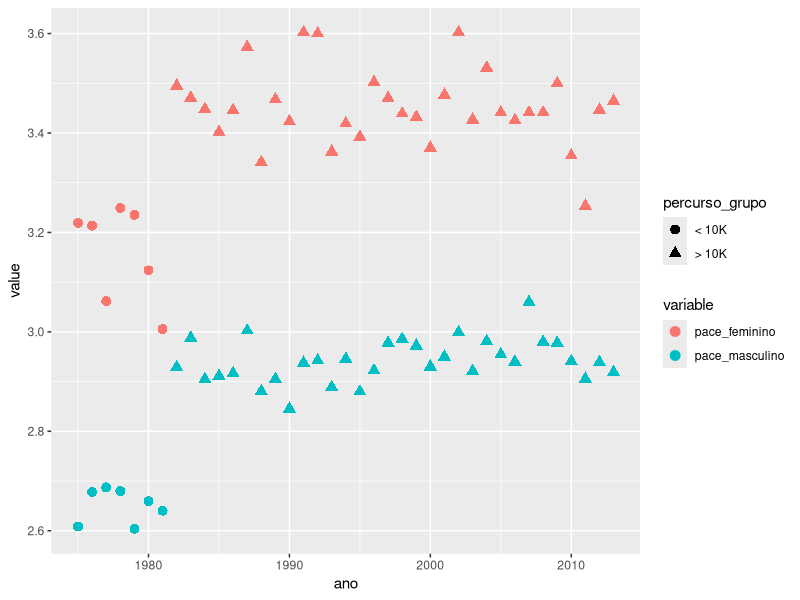
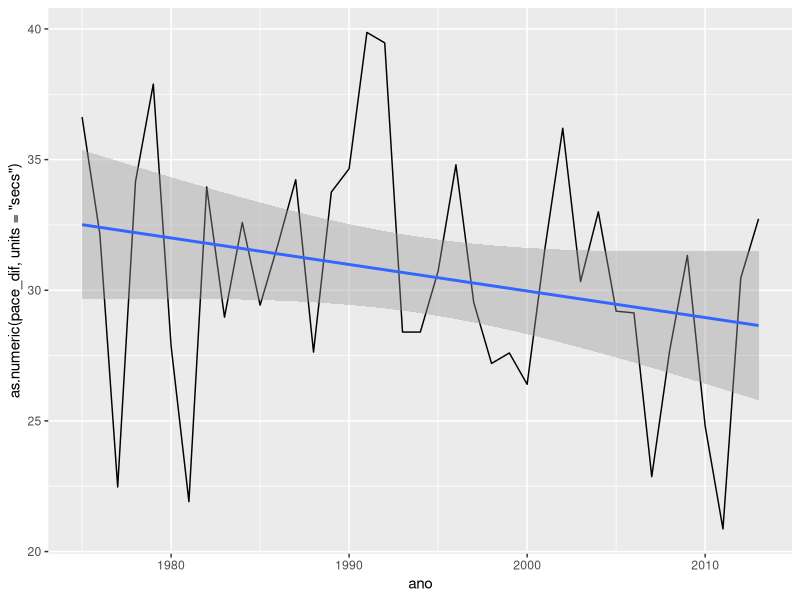
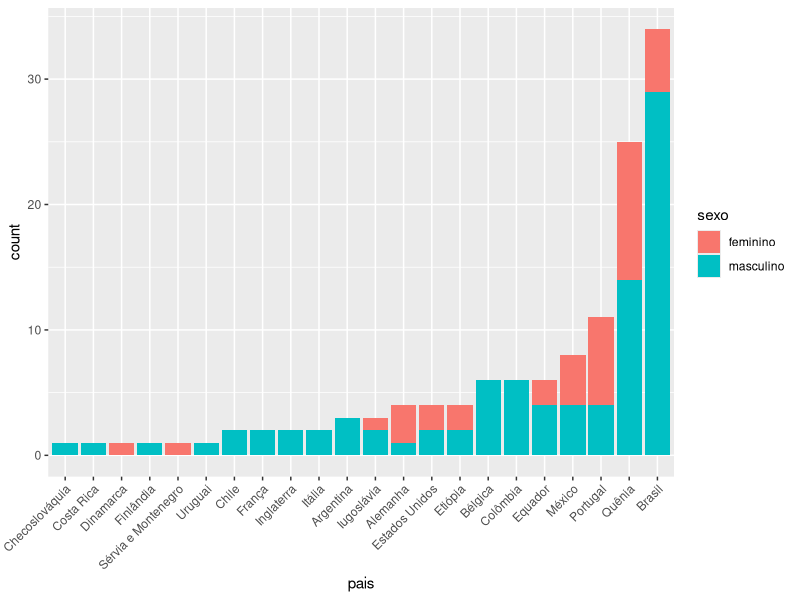
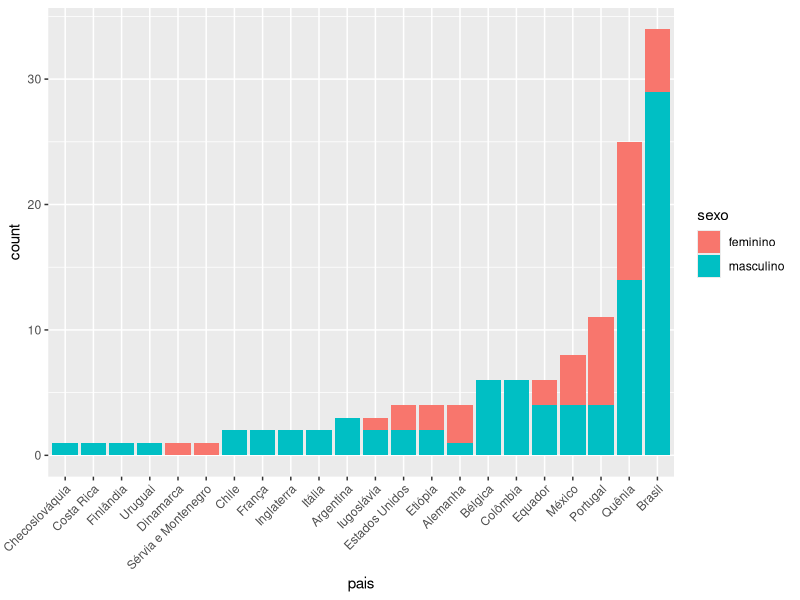
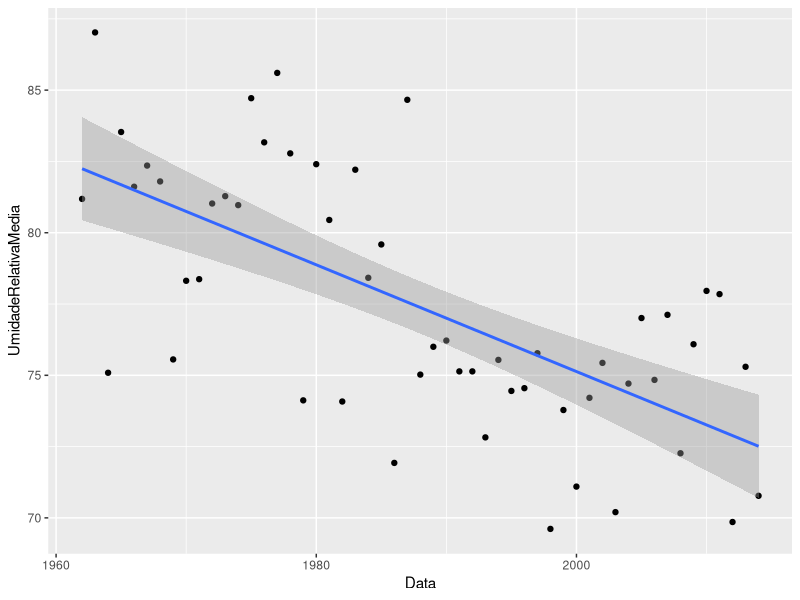
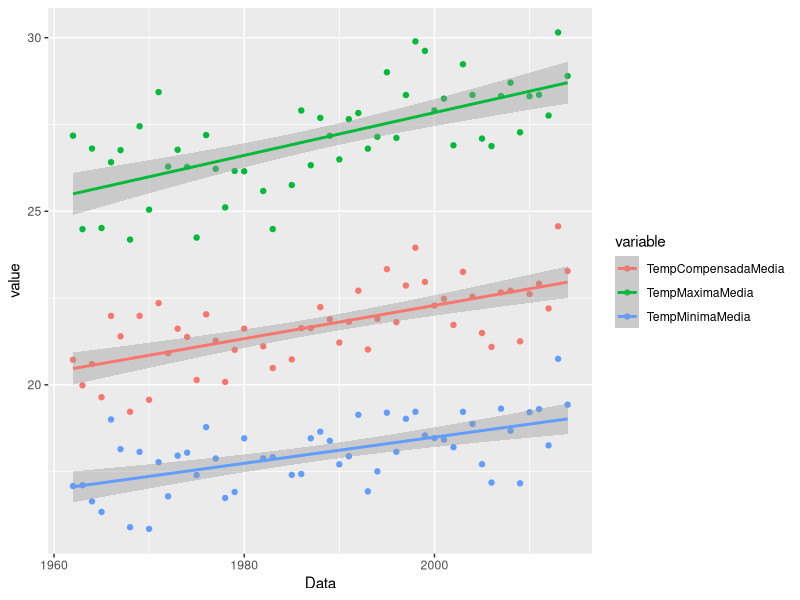
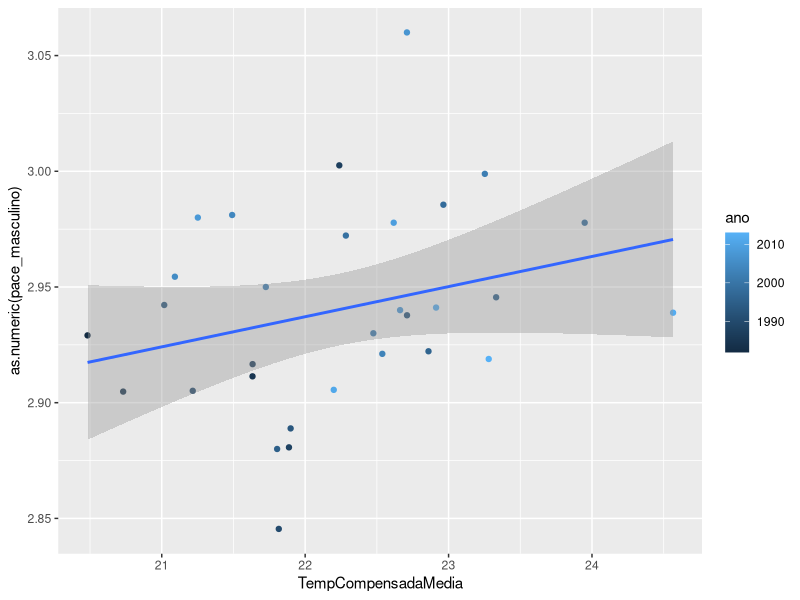
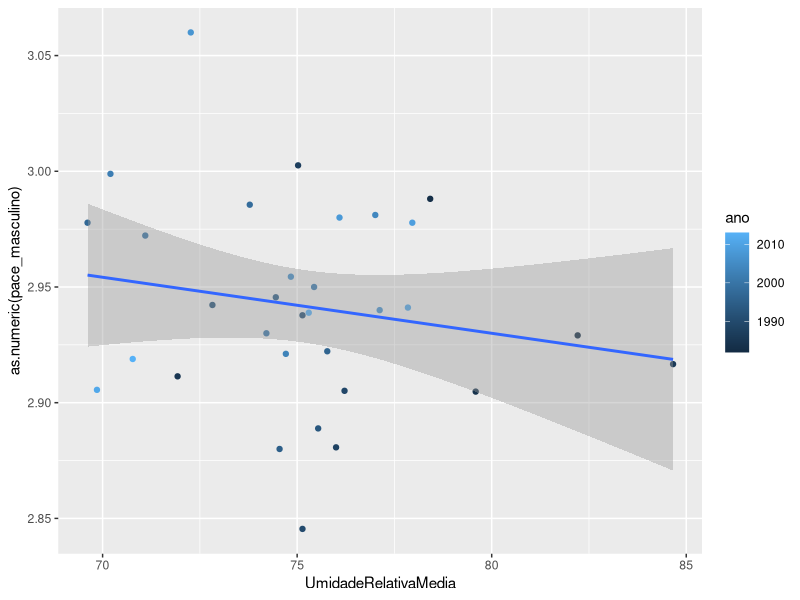

The R source for these figures, in order:

library(ggplot2)
library(dplyr)
library(tidyr)
library(lubridate)

ss <- read.csv('saosilvestre.csv', header=TRUE, stringsAsFactor=FALSE)

# limpeza de dados (1) ----
ss <- ss %>% mutate(ano=ifelse(corrida == 90, 2014, ano))

ss <- ss %>%
  mutate(data=ISOdate(ano, 12, 31), 
         horario=paste(format(data, '%Y-%m-%d'), horario),
         tempo=as.difftime(tempo),
         pace=1000*tempo/percurso) %>% # criar data e pace e formatar tempo e horario
  arrange(ano, tempo) %>%              # ordenar por tempo
  group_by(ano) %>%                    # agrupar por ano e marcar masculino e feminino
  mutate(sexo=if (n() == 1) 'masculino' else c('masculino', 'feminino')) %>%
  ungroup

# limpeza de dados (2) ----
# dados faltantes
idx <- grep('^-', ss$pais)
ss[idx[1], 'pais'] <- 'Brasil'
ss[idx[2], 'pais'] <- 'Quênia'

idx <- grep('^$', ss$pais)
ss[idx, 'pais'] <- 'Brasil'

# percurso errado - atualiza o percurso e recalcula o pace.
# o pace ajuda a identificar o percurso errado
ss[which(ss$pace > 4),]$percurso <- 15000
ss <- ss %>% mutate(pace=1000*tempo/percurso)

# agrupamento por ano para comparar masculino e feminino
ss_ano <- ss %>%
  group_by(ano) %>% 
  summarise(corrida=n(), masculino=min(tempo), feminino=max(tempo), percurso=max(percurso)) %>%
  mutate(pace_masculino=1000*masculino/percurso, pace_feminino=1000*feminino/percurso) %>%
  mutate(percurso_grupo=cut(percurso, breaks=c(0,10000, 15000), labels=c('< 10K', '> 10K'))) %>%
  mutate(pace_dif=pace_feminino-pace_masculino) %>%
  select(ano, corrida, percurso_grupo, pace_masculino, pace_feminino, pace_dif)

ss_ano_m <- gather(ss_ano, variable, value, -ano, -corrida, -percurso_grupo, -pace_dif)
ss_ano_m <- ss_ano_m %>% mutate(value=as.numeric(value))


# análise pace_dif ----
# 
ggplot(data=filter(ss_ano_m, corrida == 2), aes(x=ano, y=value, colour=variable, shape=percurso_grupo)) +
  geom_point(size=3)

ggplot(data=filter(ss_ano, corrida == 2), aes(x=ano, y=as.numeric(pace_dif, units='secs'))) +
  geom_line() + stat_smooth(method='lm')

# análise da regressão pace_dif ~ ano
fit <- lm(as.numeric(pace_dif) ~ ano, data=filter(ss_ano, corrida == 2))
summary(fit)

# análise de vitórias por pais ----
tb_pais <- table(ss$pais)
ss_pais <- ss %>% mutate(pais=factor(pais, levels=names(tb_pais)[order(tb_pais)]))

ggplot(data=ss_pais, aes(pais, fill=sexo)) +
  geom_bar() +
  theme(axis.text.x=element_text(angle=45, hjust=1))

tb_pais <- table(ss$pais)
tb_pais_s <- table(ss$pais, ss$sexo)
.levels <- names(tb_pais)[order(tb_pais, tb_pais_s[,1], tb_pais_s[,2])]
ss_pais <- ss %>% mutate(pais=factor(pais, levels=.levels))

ggplot(data=ss_pais, aes(pais, fill=sexo)) +
  geom_bar() +
  theme(axis.text.x=element_text(angle=45, hjust=1))

# análise de vitórias por pais acumuladas ----


# análise de umidade relativa ----
#
temp <- read.csv('temperatura.csv', header=TRUE, stringsAsFactor=FALSE)
temp <- temp %>%
  mutate(Data=dmy(Data))

ggplot(data=temp, aes(x=Data, y=UmidadeRelativaMedia)) + geom_point() + stat_smooth(method='lm')

fit <- lm(as.numeric(UmidadeRelativaMedia) ~ year(Data), data=temp)
summary(fit)

ggplot(data=gather(temp, variable, value, -Data, -UmidadeRelativaMedia), aes(x=Data, y=value, colour=variable)) +
  geom_point() + stat_smooth(method='lm')

fit <- lm(as.numeric(TempCompensadaMedia) ~ year(Data), data=temp)
summary(fit)

# relacionando pace masculino e UmidadeRelativaMedia e TempCompensadaMedia
temp <- temp %>% mutate(ano=year(Data))
ss_temp <- merge(ss_ano, temp, by='ano')

ggplot(data=filter(ss_temp, percurso_grupo == '> 10K'), aes(x=TempCompensadaMedia, y=as.numeric(pace_masculino), colour=ano)) +
  geom_point() + stat_smooth(method='lm')

ggplot(data=filter(ss_temp, percurso_grupo == '> 10K'), aes(x=UmidadeRelativaMedia, y=as.numeric(pace_masculino), colour=ano)) +
  geom_point() + stat_smooth(method='lm')

fit <- lm(as.numeric(pace_masculino) ~ as.numeric(TempCompensadaMedia), data=filter(ss_temp, percurso_grupo == '> 10K'))
summary(fit)

fit <- lm(as.numeric(pace_masculino) ~ as.numeric(UmidadeRelativaMedia), data=filter(ss_temp, percurso_grupo == '> 10K'))
summary(fit)
